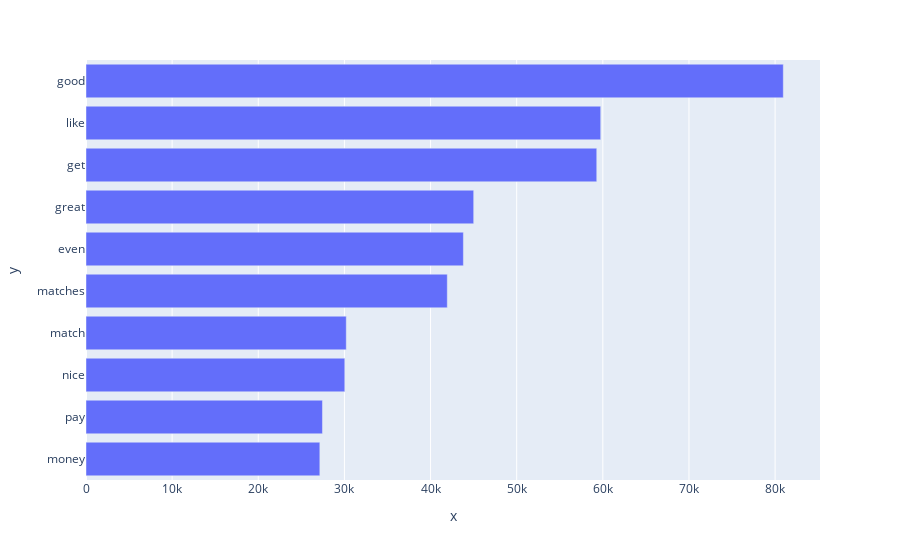

This figure's notebook cell:
### Code cell
import plotly.express as px

fig = px.bar(y=fdist.index, x=fdist.values)

# sort values
fig.update_layout(barmode='stack', yaxis={'categoryorder':'total ascending'})

# show plot
fig.show()

### Figure 1 — Plotly figure (JSON) as saved in the notebook; plotly's stock layout.template omitted (floating-point values rounded to 4 significant figures)
{"data": [{"alignmentgroup": "True", "hovertemplate": "x=%{x}<br>y=%{y}<extra></extra>", "legendgroup": "", "marker": {"color": "#636efa", "pattern": {"shape": ""}}, "name": "", "offsetgroup": "", "orientation": "h", "showlegend": false, "textposition": "auto", "type": "bar", "x": [80952, 59755, 59296, 45008, 43812, 41944, 30216, 30046, 27451, 27147], "xaxis": "x", "y": ["good", "like", "get", "great", "even", "matches", "match", "nice", "pay", "money"], "yaxis": "y"}], "layout": {"barmode": "stack", "legend": {"tracegroupgap": 0}, "margin": {"t": 60}, "xaxis": {"anchor": "y", "domain": [0, 1], "title": {"text": "x"}}, "yaxis": {"anchor": "x", "categoryorder": "total ascending", "domain": [0, 1], "title": {"text": "y"}}}}
